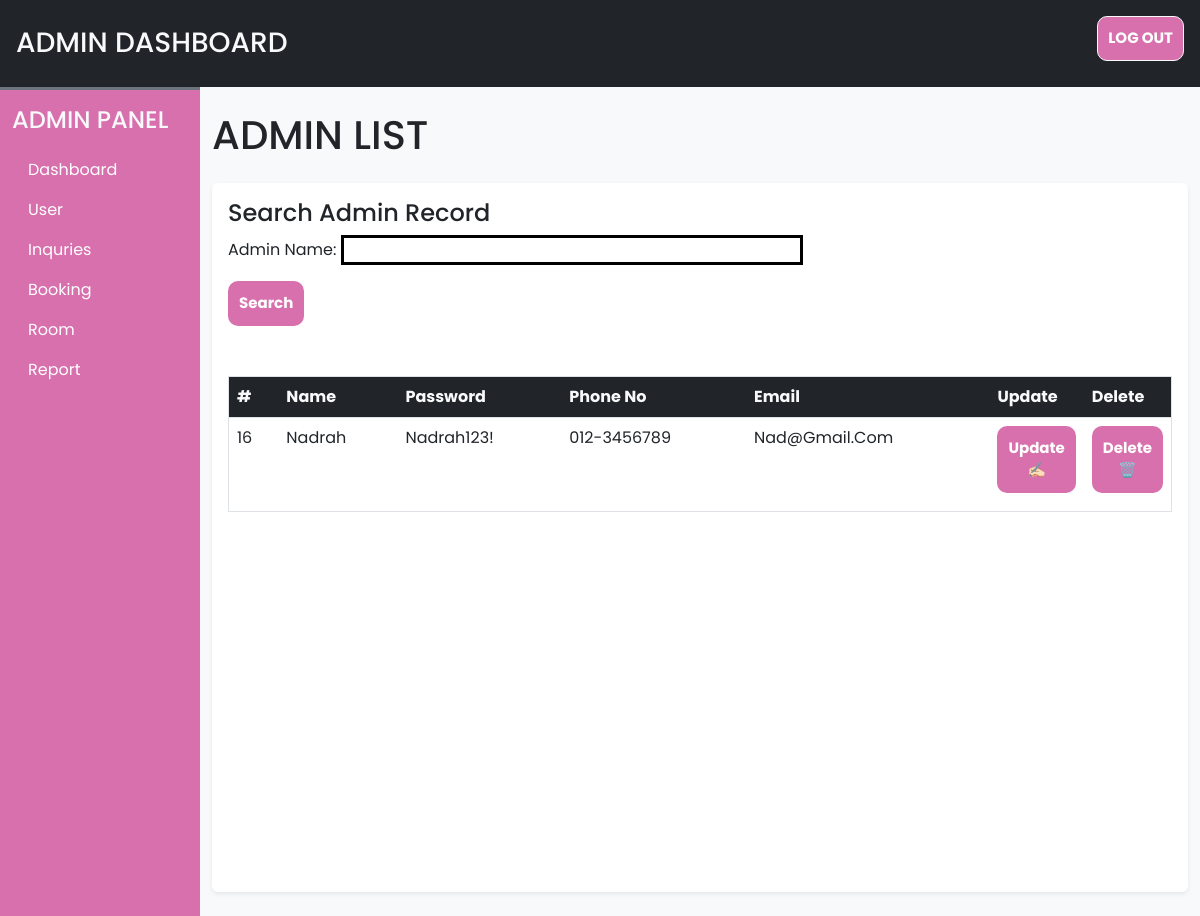
The app's page /admin/adminList.php (signed in) with its own data.
### tables this page shows
CREATE TABLE `admin_cred` (
  `sr_no` int(11) NOT NULL,
  `admin_name` varchar(150) NOT NULL,
  `admin_pass` varchar(150) NOT NULL,
  `admin_phone` varchar(15) NOT NULL,
  `admin_email` varchar(100) NOT NULL
);

### admin/adminList.php (the view, shortened to what this page needs)
<!DOCTYPE html>
<html>
<head>
<?php
require('inc/links.php');
?>
</head>
<body class="bg-light">
<?php
    require('inc/header.php')
?>
<div class="container-fluid" id="main-content">
    <div class="row">
        <div class="col-lg-10 ms-auto p4 overflow-hidden">
            <br>
            <h1 class="mb-4">ADMIN LIST</h1>
            <div class="card border-0 shadow-sm mb-4">
                <div class="card-body">
                <form action="adminFound.php" method="post">
                <h4>Search Admin Record</h4>
                <p><label class="label" for="admin_name">Admin Name:</label>
                <input id="admin_name" type="text"style="border-style:solid;" name="admin_name" size="30"
                maxlength="50" value="<?php if (isset($_POST['admin_name']))
                echo $_POST['admin_name'];?>"/></p>
                <input class="btn" id="submit" type="submit" name="submit" value="Search"/></p>
                </form>
                <br>
                <div class="table-responsive-md" style="height:500px; overflow-y: scroll;">
                <table class="table table-hover border">
                        <thead class="sticky-top">
                        <tr class="bg-dark text-light">
                        <th scope="col">#</th>
                        <th scope="col">Name</th>
                        <th scope="col">Password</th>
                        <th scope="col">Phone No</th>
                        <th scope="col" >Email</th>
                        <th scope="col" width="5%" >Update</th>
                        <th scope="col" width="5%">Delete</th>
                        </tr>
                    </thead>
                    <tbody>
                    <?php
                    	$q = "SELECT * FROM admin_cred ORDER BY sr_no DESC";
                        $data = @mysqli_query ($con, $q);
                        while($row=mysqli_fetch_assoc($data))
                                {
                                    echo '<tr>
                                    <td>'.$row['sr_no'].'</td>
                                    <td>'.$row['admin_name'].'</td>
                                    <td>'.$row['admin_pass'].'</td>
                                    <td>'.$row['admin_phone'].'</td>
                                    <td>'.$row['admin_email'].'</td>
                                    <td align = "center"><a class="btn" href = "adminUpdate.php?id='.$row['sr_no'].'">Update✍🏻</a></td>
                                    <td align = "center"><a class="btn" href = "adminDelete.php?id='.$row['sr_no'].'">Delete🗑️</a></td>
                                    </tr>';
                                }
                    ?>
                    </tbody>
                    </table>
                </div>
                </div>
            </div>
        </div>
    </div>
</div>
</body>
</html>

### records on screen
admin_cred: sr_no "16", admin_name "Nadrah", admin_pass "Nadrah123!", admin_phone "012-3456789", admin_email "Nad@gmail.com"
